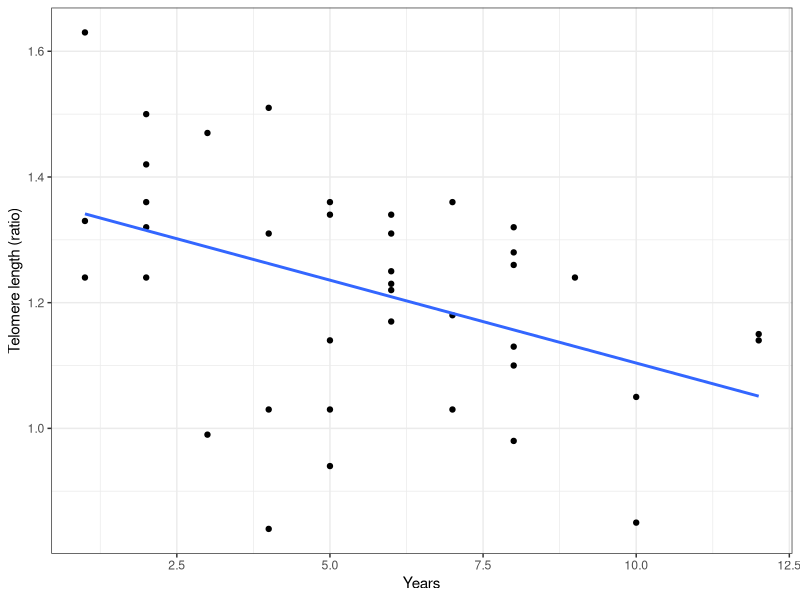
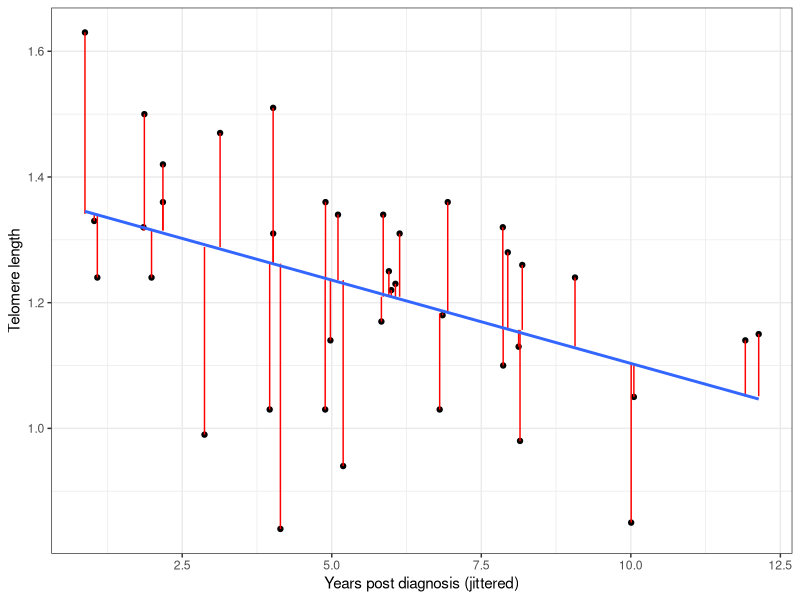
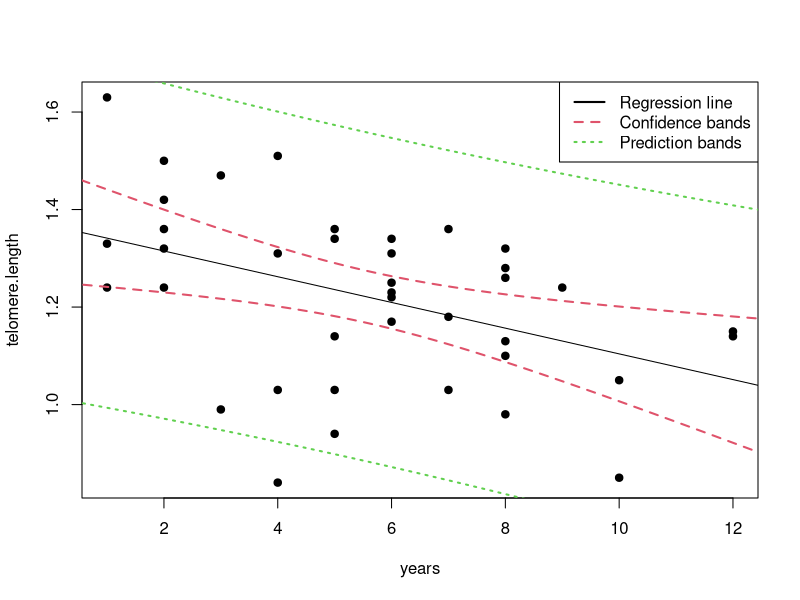

Write R code to recreate these figures, in order.
## ----libraries, message=FALSE, warning=FALSE, echo=FALSE-----------------
library("dplyr")
library("ggplot2")

## ----set_seed, echo=FALSE------------------------------------------------
set.seed(2)

## ----telomere_data, echo=FALSE-------------------------------------------
# From `abd` package
Telomeres <- structure(list(years = c(1L, 1L, 1L, 2L, 2L, 2L, 2L, 3L, 2L, 
4L, 4L, 5L, 5L, 3L, 4L, 4L, 5L, 5L, 5L, 6L, 6L, 6L, 6L, 6L, 7L, 
6L, 8L, 8L, 8L, 7L, 7L, 8L, 8L, 8L, 10L, 10L, 12L, 12L, 9L), 
    telomere.length = c(1.63, 1.24, 1.33, 1.5, 1.42, 1.36, 1.32, 
    1.47, 1.24, 1.51, 1.31, 1.36, 1.34, 0.99, 1.03, 0.84, 0.94, 
    1.03, 1.14, 1.17, 1.23, 1.25, 1.31, 1.34, 1.36, 1.22, 1.32, 
    1.28, 1.26, 1.18, 1.03, 1.1, 1.13, 0.98, 0.85, 1.05, 1.15, 
    1.14, 1.24)), .Names = c("years", "telomere.length"), class = "data.frame", row.names = c(NA, 
-39L))

## ----telomere_plot, dependson="telomere_data", echo=FALSE----------------
ggplot(Telomeres, aes(x=years, y=telomere.length)) + 
  geom_point() + 
  geom_smooth(method='lm', se=FALSE) + 
  labs(x = "Years", y = "Telomere length (ratio)") + 
  theme_bw()

## ----residual_plot, dependson="telomere_data", echo=FALSE----------------
m <- lm(telomere.length ~ years, data = Telomeres)
Telomeres <- Telomeres %>%
  mutate(predict = predict(m),
         residuals = residuals(m),
         jittered_years = jitter(years))

ggplot(Telomeres, 
       aes(x = jittered_years, 
           y = telomere.length)) +
  geom_jitter(height = 0) + 
  geom_segment(aes(xend = jittered_years, yend = predict), color = "red") + 
  stat_smooth(method = "lm", se = FALSE) + 
  labs(main = "Telomere length vs years post diagnosis",
    x    = "Years post diagnosis (jittered)",
    y    = "Telomere length") + 
  theme_bw()

## ----hand_calculations, dependson="telomere_data", echo=TRUE-------------
sm <- Telomeres %>% 
  summarize(n    = n(), 
            Xbar = mean(years), 
            Ybar = mean(telomere.length),
            s_X  = sd(years), 
            s_Y  = sd(telomere.length), 
            r_XY = cor(telomere.length,years)) 
sm

## ----hand_calculations2, dependson="hand_calculations", echo=FALSE-------
SXX <- (sm$n-1)*sm$s_X^2
SYY <- (sm$n-1)*sm$s_Y^2
SXY <- (sm$n-1)*sm$s_X*sm$s_Y*sm$r_XY
beta1 <- SXY/SXX
beta0 <- sm$Ybar - beta1 * sm$Xbar
R2 <- sm$r_XY^2
SSE <- SYY*(1-R2)
sigma2 <- SSE/(sm$n-2)
sigma <- sqrt(sigma2)
SE_beta0 <- sigma*sqrt(1/sm$n + sm$Xbar^2/((sm$n-1)*sm$s_X^2))
SE_beta1 <- sigma*sqrt(                 1/((sm$n-1)*sm$s_X^2))
T0 <- -abs(beta0/SE_beta0)
T1 <- -abs(beta1/SE_beta1)

## ----regression_in_r, dependson="telomere_data", echo=TRUE---------------
m = lm(telomere.length~years, Telomeres)
summary(m)
confint(m)

## ----intervals, dependson="telomere_data", echo=TRUE---------------------
m = lm(telomere.length~years, Telomeres)
new = data.frame(years=4:6)
new %>% bind_cols(predict(m, new, interval="confidence") %>% as.data.frame)
new %>% bind_cols(predict(m, new, interval="prediction") %>% as.data.frame)

## ----echo=FALSE, fig.height=6, fig.width=7, out.width='0.8\\textwidth'----
plot(telomere.length~years, Telomeres, pch=19)
abline(m)
d = data.frame(years=seq(0,13,by=.1))
tmp = predict(m, d, interval="confidence")  
lines(d$years, tmp[,2], lwd=2, lty=2, col=2)
lines(d$years, tmp[,3], lwd=2, lty=2, col=2)
tmp = predict(m, d, interval="prediction")  
lines(d$years, tmp[,2], lwd=2, lty=3, col=3)
lines(d$years, tmp[,3], lwd=2, lty=3, col=3)
legend("topright", c("Regression line","Confidence bands","Prediction bands"), lty=1:3, lwd=2, col=1:3,
       bg="white")

## ----shifting_the_intercept, dependson="telomere_data", echo=TRUE--------
m0 = lm(telomere.length ~   years   , Telomeres) 
m4 = lm(telomere.length ~ I(years-4), Telomeres) 

coef(m0)
coef(m4)

confint(m0)
confint(m4)
